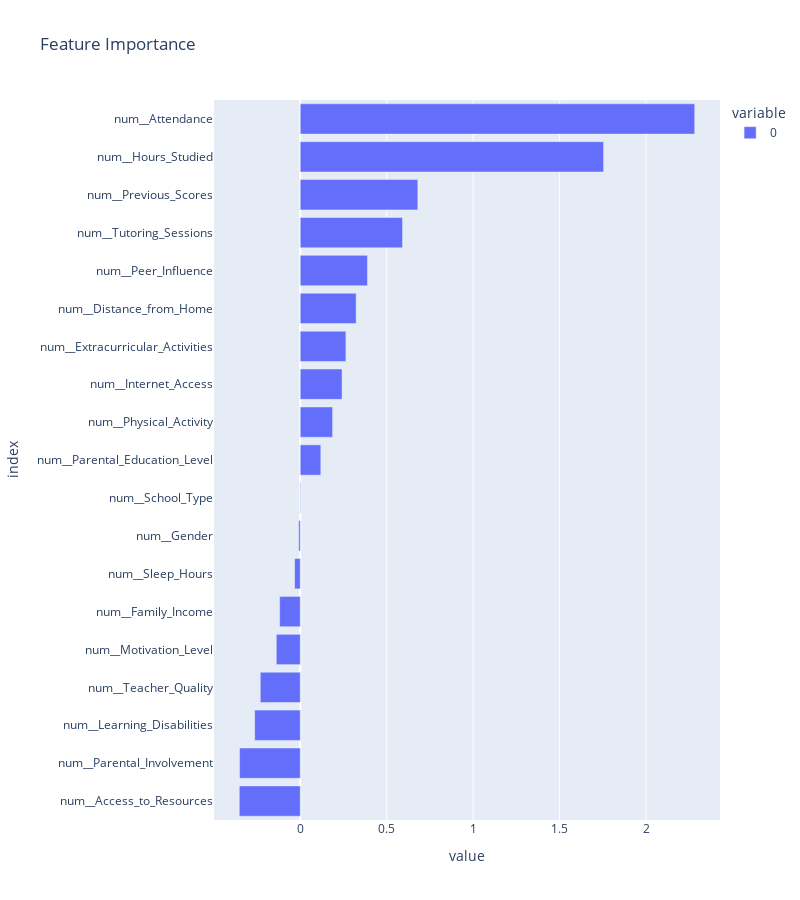

The notebook cell this image was saved under:
### Code cell
import plotly.express as px

X_train_transformed = transformer.fit_transform(X_train)
X_test_transformed = transformer.transform(X_test)
lr.fit(X_train_transformed, y_train)

feature_importance = dict(zip(transformer.get_feature_names_out(), lr.coef_))
feature_importance = pd.Series(feature_importance).sort_values()
px.bar(feature_importance, width=800, height=900, orientation='h', title='Feature Importance')

### Figure 1 — Plotly figure (JSON) as saved in the notebook; plotly's stock layout.template omitted (floating-point values rounded to 4 significant figures)
{"data": [{"alignmentgroup": "True", "hovertemplate": "variable=0<br>value=%{x}<br>index=%{y}<extra></extra>", "legendgroup": "0", "marker": {"color": "#636efa", "pattern": {"shape": ""}}, "name": "0", "offsetgroup": "0", "orientation": "h", "showlegend": true, "textposition": "auto", "type": "bar", "x": [-0.3526, -0.3509, -0.2635, -0.2311, -0.1386, -0.1191, -0.03257, -0.009122, 0.002465, 0.1189, 0.1869, 0.2416, 0.2638, 0.3231, 0.3885, 0.5913, 0.6799, 1.754, 2.281], "xaxis": "x", "y": ["num__Access_to_Resources", "num__Parental_Involvement", "num__Learning_Disabilities", "num__Teacher_Quality", "num__Motivation_Level", "num__Family_Income", "num__Sleep_Hours", "num__Gender", "num__School_Type", "num__Parental_Education_Level", "num__Physical_Activity", "num__Internet_Access", "num__Extracurricular_Activities", "num__Distance_from_Home", "num__Peer_Influence", "num__Tutoring_Sessions", "num__Previous_Scores", "num__Hours_Studied", "num__Attendance"], "yaxis": "y"}], "layout": {"barmode": "relative", "height": 900, "legend": {"title": {"text": "variable"}, "tracegroupgap": 0}, "title": {"text": "Feature Importance"}, "width": 800, "xaxis": {"anchor": "y", "domain": [0, 1], "title": {"text": "value"}}, "yaxis": {"anchor": "x", "domain": [0, 1], "title": {"text": "index"}}}}
